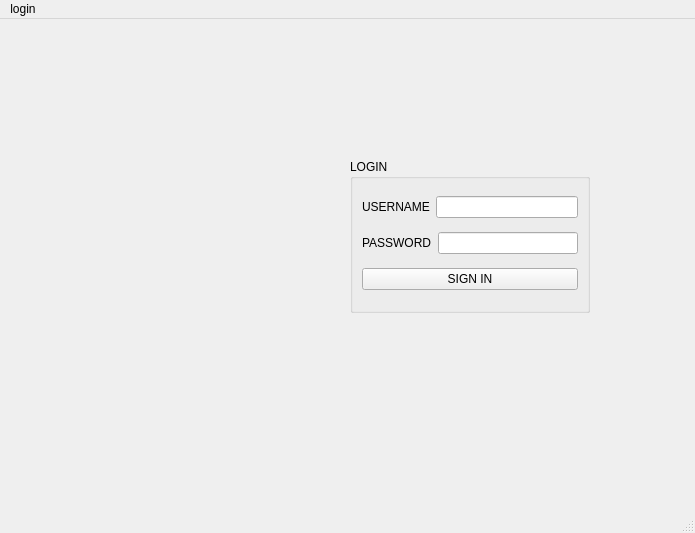
<?xml version="1.0" encoding="UTF-8"?>
<ui version="4.0">
 <class>MainWindow</class>
 <widget class="QMainWindow" name="MainWindow">
  <property name="geometry">
   <rect>
    <x>0</x>
    <y>0</y>
    <width>695</width>
    <height>533</height>
   </rect>
  </property>
  <property name="windowTitle">
   <string>MainWindow</string>
  </property>
  <widget class="QWidget" name="centralwidget">
   <widget class="QGroupBox" name="groupBox">
    <property name="geometry">
     <rect>
      <x>350</x>
      <y>140</y>
      <width>240</width>
      <height>154</height>
     </rect>
    </property>
    <property name="title">
     <string>LOGIN</string>
    </property>
    <layout class="QVBoxLayout" name="verticalLayout">
     <item>
      <layout class="QHBoxLayout" name="horizontalLayout">
       <item>
        <widget class="QLabel" name="label_username">
         <property name="text">
          <string>USERNAME</string>
         </property>
         <property name="buddy">
          <cstring>line_username</cstring>
         </property>
        </widget>
       </item>
       <item>
        <widget class="QLineEdit" name="line_username"/>
       </item>
      </layout>
     </item>
     <item>
      <layout class="QHBoxLayout" name="horizontalLayout_2">
       <item>
        <widget class="QLabel" name="label_password">
         <property name="text">
          <string>PASSWORD</string>
         </property>
         <property name="buddy">
          <cstring>line_password</cstring>
         </property>
        </widget>
       </item>
       <item>
        <widget class="QLineEdit" name="line_password"/>
       </item>
      </layout>
     </item>
     <item>
      <widget class="QPushButton" name="sign_in">
       <property name="text">
        <string>SIGN IN</string>
       </property>
      </widget>
     </item>
    </layout>
   </widget>
   <widget class="QLabel" name="label_pic">
    <property name="geometry">
     <rect>
      <x>40</x>
      <y>120</y>
      <width>271</width>
      <height>201</height>
     </rect>
    </property>
    <property name="text">
     <string/>
    </property>
   </widget>
  </widget>
  <widget class="QMenuBar" name="menubar">
   <property name="geometry">
    <rect>
     <x>0</x>
     <y>0</y>
     <width>695</width>
     <height>25</height>
    </rect>
   </property>
   <widget class="QMenu" name="menulogin">
    <property name="title">
     <string>login</string>
    </property>
   </widget>
   <addaction name="menulogin"/>
  </widget>
  <widget class="QStatusBar" name="statusbar"/>
 </widget>
 <resources/>
 <connections/>
</ui>
